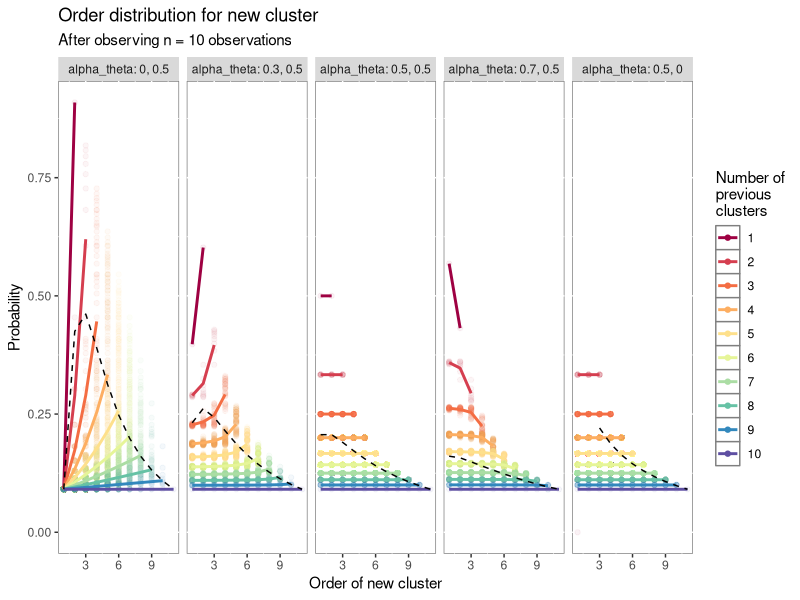

The R script that drew this image: (Note: this script raises an error after producing the figure.)
rm(list = ls())
library(ggplot2)
library(dplyr)

# this script computes the order distribution for a new cluster
# and creates the corresponding figure in the manuscript

############################# FUNCTIONS #############################
risfact <- function(theta, x) {
  # (theta)_{(x)} (usually x is integer)
  lgamma(theta+x)-lgamma(theta)
}
ordEPPF_PY <- function(ms, theta, alpha){
  if((alpha < 0) || (alpha >= 1)) return(NA)
  if(theta < 0) return(NA)
  K <- length(ms)
  # rs <- cumsum(ms)
  rs <- c(rev(cumsum(rev(ms))),0)
  
  if(all.equal(theta,0)==TRUE){
    res <- sum(risfact(1-alpha, ms-1)) - lfactorial(sum(ms)-1)
    res <- res + sum(log(alpha*rs[-c(1,K+1)] + theta*ms[-K])) # I removed the last term of the product
    res <- res + log(ms[K]) # this is what remains when theta is cancelled out
    res <- res -sum(log(rs[-(K+1)]))
    return(res)
  }
  
  res <- sum(risfact(1-alpha, ms-1)) - risfact(theta,sum(ms)) 
  res <- res + sum(log(alpha*rs[-1] + theta*ms))-sum(log(rs[-(K+1)]))
  if(is.nan(res)) cat(theta, " ", alpha, "\n")
  res
}

# this function creates "all" possible configurations for a varying number of elements
# divided into k clusters. Note that the way this is written will work only for k <= 10
# some of the generated configurations can be repeated (so we will consider only the unique ones later)
rec <- function(ms, k){
  # k up to 10!
  if(sum(ms)<n_max){
    # the first entry of switch is for EXPR, the (i+1)th one tells what to do if k == i.
    switch (k,
            rbind(ms, rec(ms+1,k)),
            rbind(ms, rec(ms+diag(k)[1,],k),rec(ms+diag(k)[2,],k)),
            rbind(ms, rec(ms+diag(k)[1,],k),rec(ms+diag(k)[2,],k),
                  rec(ms+diag(k)[3,],k)),
            rbind(ms, rec(ms+diag(k)[1,],k),rec(ms+diag(k)[2,],k),
                  rec(ms+diag(k)[3,],k),rec(ms+diag(k)[4,],k)),
            rbind(ms, rec(ms+diag(k)[1,],k),rec(ms+diag(k)[2,],k),
                  rec(ms+diag(k)[3,],k),rec(ms+diag(k)[4,],k),
                  rec(ms+diag(k)[5,],k)),
            rbind(ms, rec(ms+diag(k)[1,],k),rec(ms+diag(k)[2,],k),
                  rec(ms+diag(k)[3,],k),rec(ms+diag(k)[4,],k),
                  rec(ms+diag(k)[5,],k),rec(ms+diag(k)[6,],k)),
            rbind(ms, rec(ms+diag(k)[1,],k),rec(ms+diag(k)[2,],k),
                  rec(ms+diag(k)[3,],k),rec(ms+diag(k)[4,],k),
                  rec(ms+diag(k)[5,],k),rec(ms+diag(k)[6,],k),
                  rec(ms+diag(k)[7,],k)),
            rbind(ms, rec(ms+diag(k)[1,],k),rec(ms+diag(k)[2,],k),
                  rec(ms+diag(k)[3,],k),rec(ms+diag(k)[4,],k),
                  rec(ms+diag(k)[5,],k),rec(ms+diag(k)[6,],k),
                  rec(ms+diag(k)[7,],k),rec(ms+diag(k)[8,],k)),
            rbind(ms, rec(ms+diag(k)[1,],k),rec(ms+diag(k)[2,],k),
                  rec(ms+diag(k)[3,],k),rec(ms+diag(k)[4,],k),
                  rec(ms+diag(k)[5,],k),rec(ms+diag(k)[6,],k),
                  rec(ms+diag(k)[7,],k),rec(ms+diag(k)[8,],k),
                  rec(ms+diag(k)[9,],k)),
            rbind(ms, rec(ms+diag(k)[1,],k),rec(ms+diag(k)[2,],k),
                  rec(ms+diag(k)[3,],k),rec(ms+diag(k)[4,],k),
                  rec(ms+diag(k)[5,],k),rec(ms+diag(k)[6,],k),
                  rec(ms+diag(k)[7,],k),rec(ms+diag(k)[8,],k),
                  rec(ms+diag(k)[9,],k),rec(ms+diag(k)[10,],k))
    )
  }
}
# this computes the probability that a new observation goes into a new cluster with order j
qj_new <- function(j, ms, theta, alpha, rs = NULL){
  # j can range from 1 to k+1!
  k = length(ms)
  n = sum(ms)
  if(is.null(rs)){
    rs = c(rev(cumsum(rev(ms))),0)
  }
  if((all.equal(theta,0)==TRUE) && (j == k+1)){
    # logpr = log(alpha)-log(n)+log(rs[1])-log(1+rs[1]) # computed by hand
    logpr = -log(theta+n) -log(1+rs[j]) # first term put later: log(theta+alpha*rs[j])
    ind1 = 1:(j-2) # removed term j-1
    ind2 = 1+ind1
    logpr = logpr +
      sum(log(rs[ind1])-log(1+rs[ind1])) +
      sum(log(alpha * rs[ind2] + alpha + theta*ms[ind1])) -
      sum(log(alpha * rs[ind2] + theta*ms[ind1]))
    # this is term j-1
    logpr = logpr +
      sum(log(rs[j-1])-log(1+rs[j-1])) +
      sum(log(alpha * rs[j] + alpha)) #-
    # sum(log(alpha * rs[j])) +
    # log(alpha*rs[j]) # this was the initial term
    # !! removed both terms as they cancel out !!
  } else {
    logpr = log(theta+alpha*rs[j]) - log(theta+n) - log(1+rs[j])
    if(j > 1){
      ind1 = 1:(j-1)
      ind2 = 1+ind1
      logpr = logpr + 
        sum(log(rs[ind1])-log(1+rs[ind1])) + 
        sum(log(alpha * rs[ind2] + alpha + theta*ms[ind1])) - 
        sum(log(alpha * rs[ind2] + theta*ms[ind1]))
    }
  }
  exp(logpr)
}
# this is needed to adjust the probabilities of the configurations so that they sum to 1
multiplier2 <- function(conf){
  n = sum(conf)
  exp(lfactorial(n) - sum(lfactorial(conf)))
}



###################### Create the configurations ######################
# here we remove the duplicates
for(k in 2:10){
  n_max = 11
  configs <- rec(rep(1,k),k)
  # get unique configs
  configs_unique <- configs[1,,drop = FALSE]
  if(nrow(configs) >=2){
    for(j in 2:nrow(configs)){
      new_bool <- TRUE
      for(l in 1:nrow(configs_unique)){
        if(all.equal(configs[j,],configs_unique[l,])==TRUE){
          new_bool <- FALSE
          break
        }
      }
      if(new_bool == TRUE){
        configs_unique <- rbind(configs_unique, configs[j,])
      }
    }
  }
  assign(paste0("config",k),configs_unique)
}
# for k = 1
k= 1
configs_unique <- array(1:10,dim = c(10,1))
assign(paste0("config",k),configs_unique)


###################### Compute the probabilities ######################
for(temp in 1:5){
  theta = switch (temp,
                  0.5,
                  0.5,
                  0.5,
                  0,
                  0.5)
  alpha = switch (temp,
                  0,
                  0.3,
                  0.5,
                  0.5,
                  0.7)
  cat(theta, " ", alpha, "\n")
  
  combined_all <- data.frame(j = NULL, 
                             pr_j = NULL, 
                             i = NULL,
                             pr_i = NULL,
                             k = NULL, 
                             n = NULL,
                             type = NULL,
                             theta = NULL,
                             alpha = NULL)
  for(k in 1:10){
    configs = get(paste0("config",k))
    probs = array(NA, dim=c(nrow(configs),k+1))
    probs_i = numeric(nrow(configs))
    for(i in 1:nrow(configs)){
      ms = configs[i,,drop=FALSE]
      qs = sapply(1:(k+1), FUN = function(j) qj_new(j, ms, theta, alpha))
      probs[i,] <- qs/sum(qs)
      probs_i[i] <- exp(ordEPPF_PY(ms,theta,alpha)) * multiplier2(as.numeric(ms))
    }
    combined <- data.frame(j = rep(1:(k+1),nrow(configs)), # j is the order
                           pr_j = NA, 
                           i = rep(1:nrow(configs), each = k+1), # configuration identifier
                           pr_i = rep(probs_i, each = k+1), # prob of configuration
                           k = rep(k,(k+1)*nrow(configs)), 
                           n = rep(rowSums(configs),each = k+1),
                           type = "individual",
                           theta = theta,
                           alpha = alpha)
    for(i in 1:nrow(probs)){
      combined$pr_j[(i-1)*(k+1) + 1:(k+1)] <- probs[i,] # the i-th row in probs corresponds to the i-th block of k+1 elements in combined
    }
    combined_all <- rbind(combined_all, combined) # combines all k
  }
  
  # this computes the average across configurations for a given k and given n
  average_n <- combined_all %>% group_by(n,k,j) %>% summarize(pr_j = sum(pr_j*pr_i)/sum(pr_i),
                                                              pr_i = sum(pr_i),
                                                              .groups="drop")
  combined_all <- rbind(combined_all,
                        data.frame(
                          j = average_n$j,
                          pr_j = average_n$pr_j,
                          i = 0,
                          pr_i = average_n$pr_i, # this is actually pr(k)
                          k = average_n$k,
                          n = average_n$n,
                          type = "average_n",
                          theta = theta,
                          alpha = alpha)
  )
  
  # this computes the average across k for a given n
  average_k <- combined_all %>% filter(type == "average_n") %>% group_by(n,j) %>% summarize(pr_j = sum(pr_j*pr_i)/sum(pr_i),
                                                                                            pr_i = sum(pr_i), .groups="drop")
  combined_all <- rbind(combined_all, 
                        data.frame(
                          j = average_k$j, 
                          pr_j = average_k$pr_j, 
                          i = 0,
                          pr_i = average_k$pr_i,
                          k = 0, 
                          n = average_k$n,
                          type = "average_k",
                          theta = theta,
                          alpha = alpha)
  )
  
  if(temp == 1){
    combined_all_n10 <- combined_all %>% filter(n == 10)
  } else {
    combined_all_n10 <- rbind(combined_all_n10,
                              combined_all %>% filter(n == 10))
  }
}


combined_all_n10_selected <- combined_all_n10 #%>% filter(theta != 0)
combined_all_n10_selected$alpha_theta = interaction(combined_all_n10_selected$alpha,combined_all_n10_selected$theta,sep = ", ")
combined_all_n10_selected$alpha_theta = factor(combined_all_n10_selected$alpha_theta, 
                                               levels = c("0, 0.5", "0.3, 0.5","0.5, 0.5","0.7, 0.5", "0.5, 0"))

p <- ggplot(subset(combined_all_n10_selected, type == "individual"), aes(x = j, y = pr_j)) + 
  geom_point(aes(col = factor(k), group = i), alpha = 0.05) + 
  # facet_grid( ~ alpha+theta, labeller = label_both)+ 
  facet_grid( ~ alpha_theta, labeller = label_both)+ 
  guides(colour = guide_legend(override.aes = list(alpha = 1))) + scale_color_brewer(palette = 9, type = "div") + ylab("Probability")+ xlab("Order of new cluster") +#xlab("Rank of new cluster") +
  labs(color = "Number of\nprevious\nclusters")+
  # ggtitle("Rank distribution for new cluster", subtitle = "After observing n = 10 observations")+
  ggtitle("Order distribution for new cluster", subtitle = "After observing n = 10 observations")+
  theme(panel.background = element_rect(fill = "white", colour = "grey50"))
p <- p + geom_line(data = subset(combined_all_n10_selected, type == "average_n"), 
                   mapping = aes(x = j, y = pr_j,col = factor(k)), alpha= 1,linewidth=1)
p <- p + geom_line(data = subset(combined_all_n10_selected, type == "average_k"),
                   mapping = aes(x = j, y = pr_j), alpha= 1, col= "black", linetype = "dashed")
p

ggsave(filename = "ordering_distr_n10_order.png",plot = p, device = "png", path = "figures", width = 12, height = 5)
